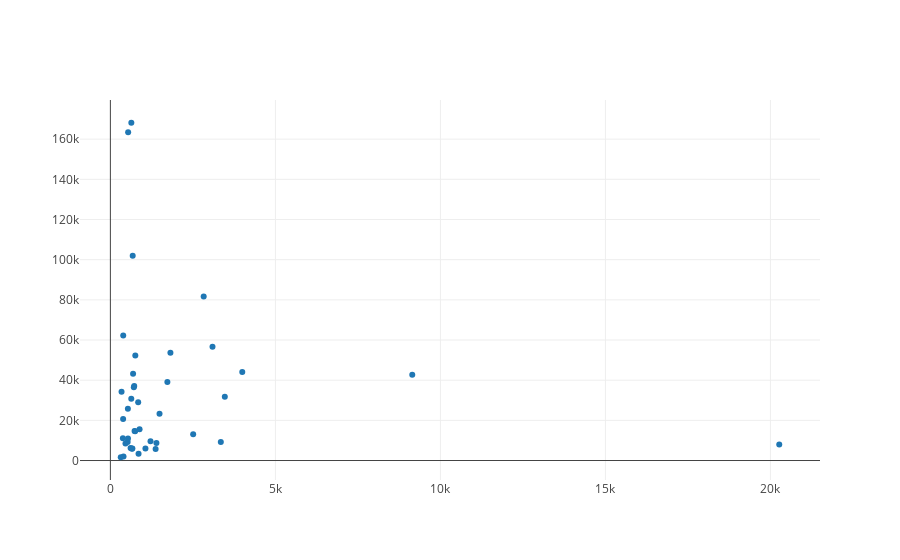
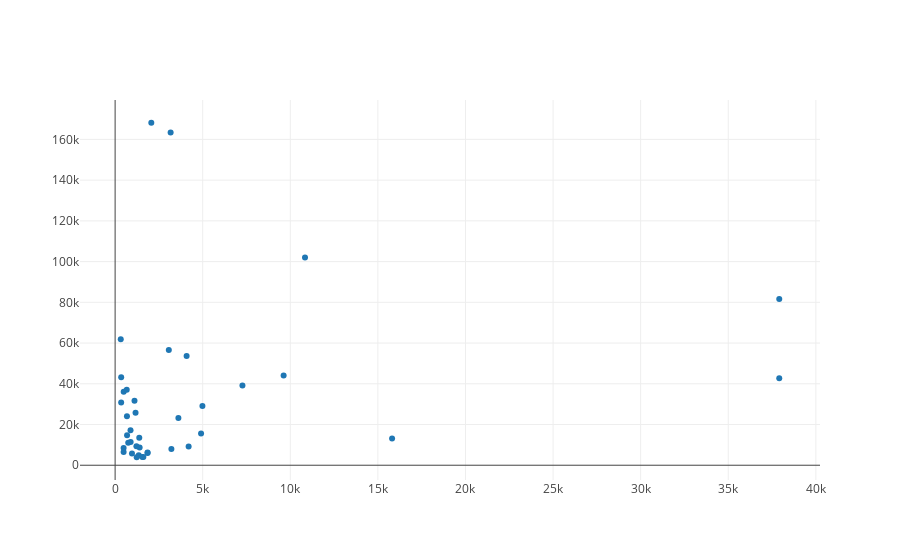
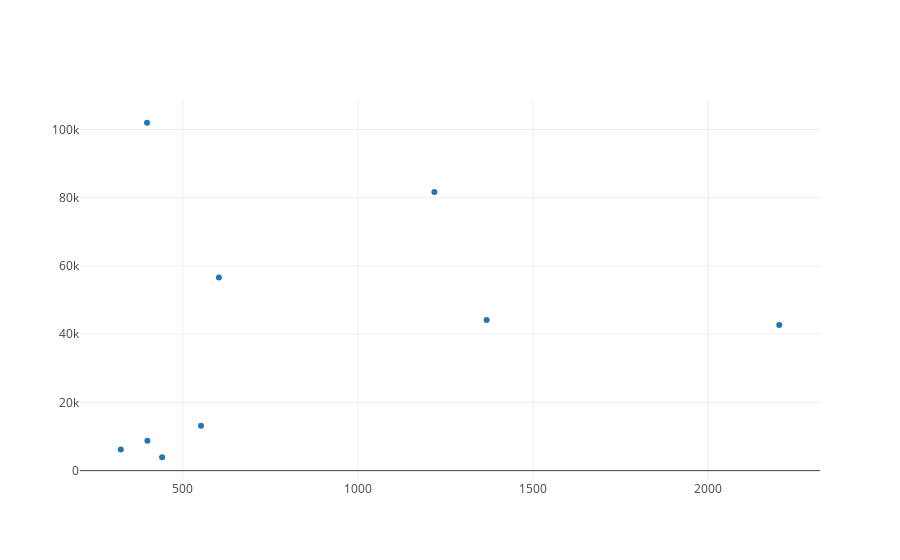
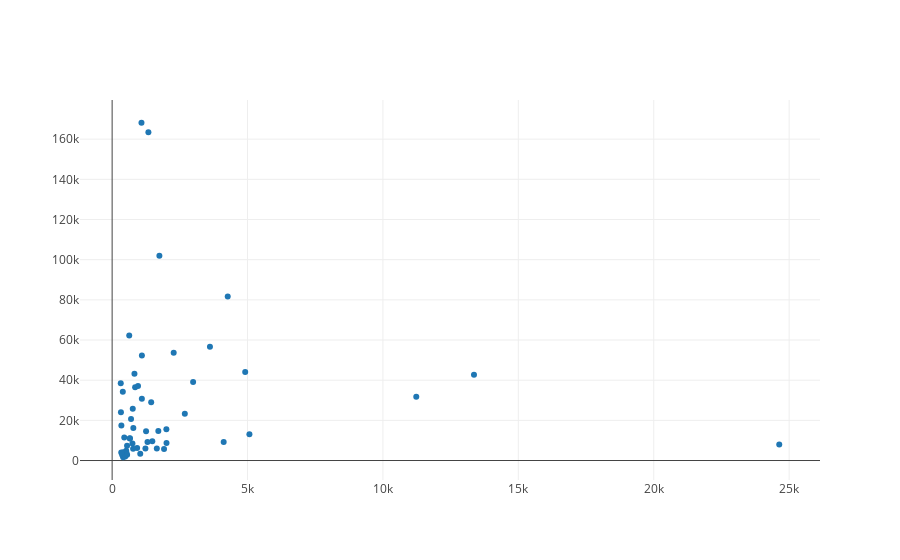

The cell these charts' notebook holds for them, in order:
### Code cell
for d in gdp_data:
    # Create a trace
    trace = go.Scatter(
        x = d['counts'],
        y = d['Value'],
        mode = 'markers',
        text = d['countries']
    )

    data = [trace]

    # Plot and embed in ipython notebook!
    iplot(data)

### Figure 1 — Plotly figure (JSON) as saved in the notebook; plotly's stock layout.template omitted (floating-point values rounded to 4 significant figures)
{"data": [{"mode": "markers", "text": ["United Arab Emirates", "Argentina", "Australia", "Bahamas", "Brazil", "Canada", "Switzerland", "China", "Colombia", "Cayman Islands", "Cyprus", "Ecuador", "Spain", "France", "United Kingdom", "Hong Kong", "Indonesia", "India", "Israel", "Italy", "Japan", "Lebanon", "Liechtenstein", "Luxembourg", "Monaco", "Mauritius", "Malaysia", "Panama", "Peru", "Russia", "Saudi Arabia", "Singapore", "Seychelles", "Thailand", "Turkey", "Ukraine", "Uruguay", "United States", "Venezuela", "British Virgin Islands", "South Africa"], "type": "scatter", "uid": "10ba21e3-0c5e-427a-b270-549f199791a1", "x": [1727, 750, 755, 842, 1395, 688, 2827, 20267, 667, 389, 1489, 612, 530, 710, 3996, 9147, 853, 314, 722, 633, 338, 457, 635, 676, 538, 523, 1216, 2508, 1062, 3346, 386, 1819, 733, 651, 533, 398, 884, 3094, 379, 3467, 1370], "y": [39120.0, 14600.0, 52240.0, 29060.0, 8757.0, 43190.0, 81650.0, 8036.0, 6045.0, 62260.0, 23230.0, 6205.0, 25820.0, 36500.0, 44120.0, 42700.0, 3336.0, 1629.0, 37090.0, 30790.0, 34220.0, 8452.0, 168200.0, 102000.0, 163400.0, 9275.0, 9644.0, 13130.0, 6030.0, 9218.0, 20650.0, 53630.0, 14690.0, 5815.0, 10980.0, 2038.0, 15520.0, 56640.0, 11050.0, 31700.0, 5741.0]}], "layout": {}}

### Figure 2 — Plotly figure (JSON) as saved in the notebook; plotly's stock layout.template omitted (floating-point values rounded to 4 significant figures)
{"data": [{"mode": "markers", "text": ["Andorra", "United Arab Emirates", "Bahamas", "Belize", "Brazil", "Canada", "Switzerland", "China", "Colombia", "Costa Rica", "Cyprus", "Dominican Republic", "Ecuador", "Spain", "Estonia", "United Kingdom", "Guatemala", "Hong Kong", "Ireland", "Israel", "Italy", "Jordan", "Lebanon", "Liechtenstein", "Luxembourg", "Latvia", "Monaco", "Malta", "Mauritius", "Panama", "Russia", "Singapore", "Seychelles", "Thailand", "Uruguay", "United States", "Venezuela", "British Virgin Islands", "Samoa"], "type": "scatter", "uid": "079716c0-7997-4a60-97b7-543de939d859", "x": [489, 7269, 4984, 1351, 1399, 347, 37911, 3213, 1854, 886, 3613, 486, 1852, 1166, 880, 9619, 1233, 37911, 322, 663, 346, 1553, 486, 2066, 10840, 1380, 3168, 676, 1217, 15811, 4197, 4081, 683, 963, 4906, 3066, 749, 1107, 1613], "y": [36040.0, 39120.0, 29060.0, 4850.0, 8757.0, 43190.0, 81650.0, 8036.0, 6045.0, 11410.0, 23230.0, 6468.0, 6205.0, 25820.0, 17160.0, 44120.0, 3924.0, 42700.0, 61830.0, 37090.0, 30790.0, 4096.0, 8452.0, 168200.0, 102000.0, 13550.0, 163400.0, 24050.0, 9275.0, 13130.0, 9218.0, 53630.0, 14690.0, 5815.0, 15520.0, 56640.0, 11050.0, 31700.0, 3995.0]}], "layout": {}}

### Figure 3 — Plotly figure (JSON) as saved in the notebook; plotly's stock layout.template omitted (floating-point values rounded to 4 significant figures)
{"data": [{"mode": "markers", "text": ["Brazil", "Switzerland", "Ecuador", "United Kingdom", "Guatemala", "Hong Kong", "Luxembourg", "Panama", "United States"], "type": "scatter", "uid": "7e69951a-ff43-4901-a33d-0c719a11473b", "x": [399, 1218, 323, 1367, 441, 2202, 398, 552, 603], "y": [8757.0, 81650.0, 6205.0, 44120.0, 3924.0, 42700.0, 102000.0, 13130.0, 56640.0]}], "layout": {}}

### Figure 4 — Plotly figure (JSON) as saved in the notebook; plotly's stock layout.template omitted (floating-point values rounded to 4 significant figures)
{"data": [{"mode": "markers", "text": ["United Arab Emirates", "Argentina", "Australia", "Bahamas", "Belize", "Brazil", "Canada", "Switzerland", "China", "Colombia", "Costa Rica", "Cayman Islands", "Cyprus", "Dominica", "Ecuador", "Spain", "France", "United Kingdom", "Greece", "Guatemala", "Hong Kong", "Indonesia", "India", "Israel", "Italy", "Jordan", "Japan", "Saint Kitts and Nevis", "Lebanon", "Liechtenstein", "Luxembourg", "Monaco", "Malta", "Mauritius", "Malaysia", "New Zealand", "Panama", "Peru", "Philippines", "Russia", "Saudi Arabia", "Singapore", "Seychelles", "Thailand", "Turkey", "Ukraine", "Uruguay", "United States", "Venezuela", "British Virgin Islands", "Vanuatu", "Samoa", "South Africa"], "type": "scatter", "uid": "4d0bc505-9e10-498a-b38c-1bc1f0eeb801", "x": [2990, 1253, 1099, 1442, 519, 2008, 824, 4268, 24635, 1229, 448, 631, 2684, 551, 922, 761, 849, 4914, 341, 527, 13362, 1038, 406, 956, 1097, 416, 394, 783, 750, 1083, 1745, 1339, 325, 1306, 1483, 318, 5069, 1650, 369, 4119, 698, 2273, 1706, 774, 655, 484, 2003, 3612, 655, 11231, 553, 337, 1917], "y": [39120.0, 14600.0, 52240.0, 29060.0, 4850.0, 8757.0, 43190.0, 81650.0, 8036.0, 6045.0, 11410.0, 62260.0, 23230.0, 7314.0, 6205.0, 25820.0, 36500.0, 44120.0, 17430.0, 3924.0, 42700.0, 3336.0, 1629.0, 37090.0, 30790.0, 4096.0, 34220.0, 16180.0, 8452.0, 168200.0, 102000.0, 163400.0, 24050.0, 9275.0, 9644.0, 38490.0, 13130.0, 6030.0, 2878.0, 9218.0, 20650.0, 53630.0, 14690.0, 5815.0, 10980.0, 2038.0, 15520.0, 56640.0, 11050.0, 31700.0, 2899.0, 3995.0, 5741.0]}], "layout": {}}
